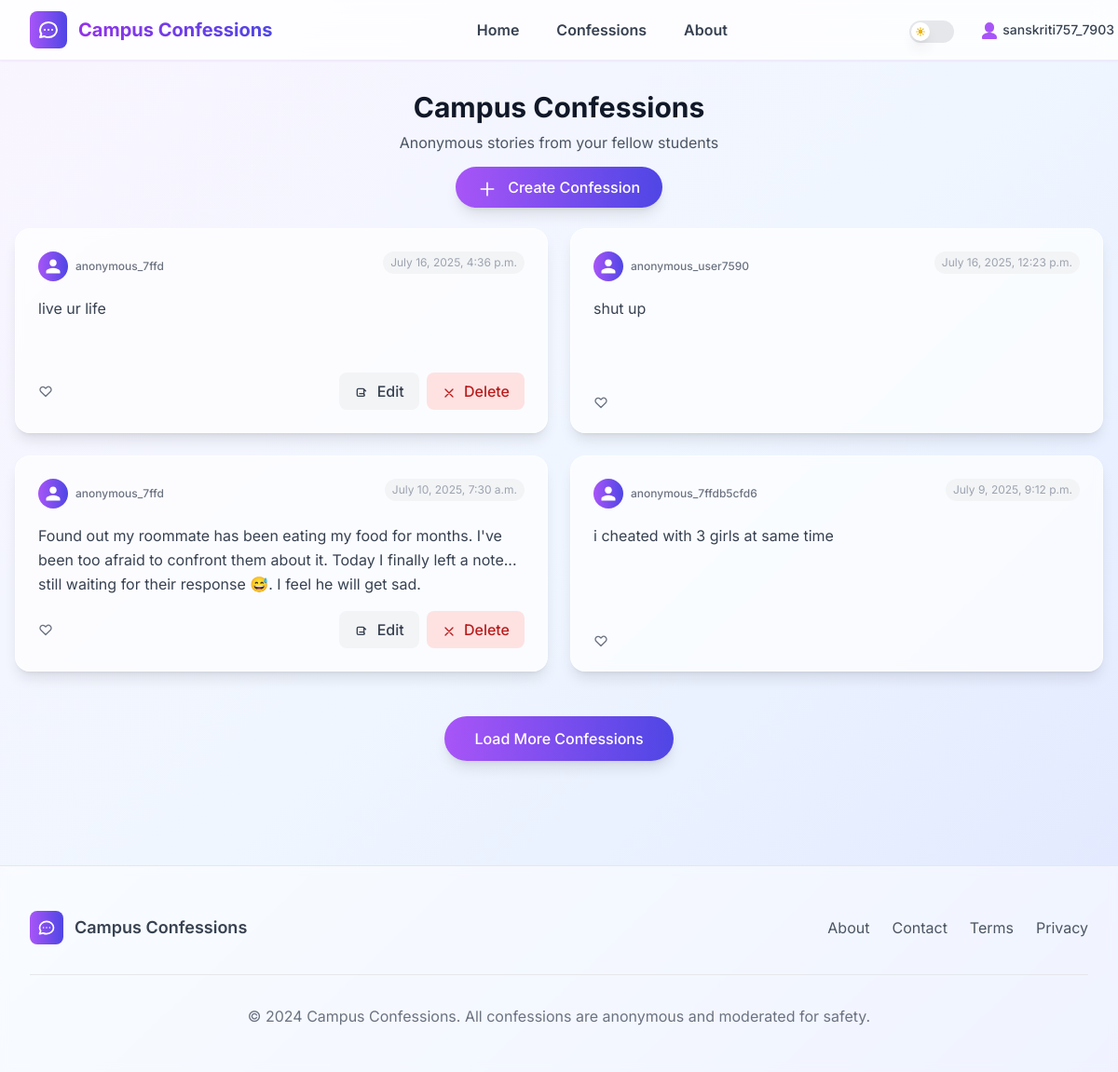
Screenshot of /confessions/confessions/ (signed in) with the database file from the repository.
### confessions/models.py (models this page shows, shortened)
class Confession(models.Model):
    user = models.ForeignKey(User, on_delete=models.CASCADE)
    content = models.TextField()
    created_at = models.DateTimeField(auto_now_add=True)
    likes = models.PositiveIntegerField(default=0)

### accounts/models.py (models this page shows, shortened)
class Profile(models.Model):
    user = models.OneToOneField(User, on_delete=models.CASCADE)
    college = models.CharField(max_length=100)
    anonymous_id = models.CharField(max_length=100, unique=True, blank=True, null=True, help_text="A unique anonymous ID for the user.")

### confessions/views.py (the view)
# urls.py: path("confessions/",include("confessions.urls"))
def confessions(request):
    all_confessions=Confession.objects.all().order_by('-created_at')
    if request.GET.get("create"):
        return render(request, 'confessions/confessions.html',
                      {"confessions":all_confessions,
                       "show_modal":True,
                       "confession":None})
    if request.GET.get("edit"):
        confession=Confession.objects.get(id=request.GET.get("edit"))
        return render(request, 'confessions/confessions.html',
                      {"confessions":all_confessions,
                       "show_modal":True,
                       "confession":confession})
    return render(request, 'confessions/confessions.html',{"confessions":all_confessions})

### templates/confessions/confessions.html (shortened to what this page needs)
{% extends "base.html" %}
{% block content %}
<div class="max-w-7xl mx-auto px-2 sm:px-4 md:px-6 lg:px-4 xl:px-0 py-8">
    <div class="text-center mb-8">
        <h1 class="text-3xl font-bold text-gray-900 dark:text-white mb-2">Campus Confessions</h1>
        <p class="text-gray-600 dark:text-gray-400 mb-6">Anonymous stories from your fellow students</p>
             <a href="?create=true" type="submit" id="createConfessionBtn" class="bg-gradient-to-r from-purple-500 to-indigo-600 text-white px-6 py-3 rounded-full font-medium hover:from-purple-600 hover:to-indigo-700 transform hover:scale-105 transition-all duration-200 shadow-lg hover:shadow-xl">
                 <svg class="w-5 h-5 inline-block mr-2" fill="none" stroke="currentColor" viewBox="0 0 24 24">
                     <path stroke-linecap="round" stroke-linejoin="round" stroke-width="2" d="M12 4v16m8-8H4"/>
                 </svg>
                 Create Confession
             </a>
    </div>
    <div class="grid grid-cols-1 lg:grid-cols-2 gap-6">
        {% for confession in confessions %}
        <div class="confession-card bg-white/70 dark:bg-gray-800/70 backdrop-blur-sm rounded-2xl p-6 shadow-lg hover:shadow-2xl dark:hover:shadow-purple-500/10 transition-all duration-300 transform hover:-translate-y-2 border border-white/50 dark:border-gray-700/50 hover:border-purple-200 dark:hover:border-purple-500/30 flex flex-col h-full min-h-[220px]">
            <div class="flex-1 flex flex-col">
                <div class="flex items-start justify-between mb-4">
                    <div class="flex items-center space-x-2">
                        <div class="w-8 h-8 bg-gradient-to-r from-purple-500 to-indigo-600 rounded-full flex items-center justify-center">
                            <svg class="w-5 h-5 text-white" fill="currentColor" viewBox="0 0 24 24">
                                <path d="M12 12c2.7 0 4.5-1.8 4.5-4.5S14.7 3 12 3 7.5 4.8 7.5 7.5 9.3 12 12 12zm0 2c-3 0-9 1.5-9 4.5V21h18v-2.5c0-3-6-4.5-9-4.5z"/>
                            </svg>
                        </div>
                        <span class="text-xs text-gray-500 dark:text-gray-400 font-medium">{{confession.user.profile.anonymous_id}}</span>
                    </div>
                    <span class="text-xs text-gray-400 dark:text-gray-500 bg-gray-100 dark:bg-gray-700 px-2 py-1 rounded-full transition-colors duration-300">{{confession.created_at}}</span>
                </div>
                <p class="text-gray-700 dark:text-gray-200 leading-relaxed transition-colors duration-300">
                    {{confession.content}}
                </p>
            </div>
            <div class="mt-4 flex items-center justify-between">
                <div class="flex items-center space-x-2">
                    <button class="flex items-center space-x-1 text-gray-500 dark:text-gray-400 hover:text-red-500 dark:hover:text-red-400 transition-colors group">
                    </button>
                </div>
                <div class="flex items-center space-x-2">
                    {% if confession.user == request.user %}
                    <a href="?edit={{confession.id}}" class="px-4 py-2 rounded-lg bg-gray-100 dark:bg-gray-700 text-gray-700 dark:text-gray-300 hover:bg-purple-100 dark:hover:bg-purple-900/30 font-medium transition-all duration-200">
                        <svg class="w-4 h-4 inline-block mr-1" fill="none" stroke="currentColor" viewBox="0 0 24 24">
                            <path stroke-linecap="round" stroke-linejoin="round" stroke-width="2" d="M15.232 5.232l3.536 3.536M9 13h6m2 2a2 2 0 01-2 2H7a2 2 0 01-2-2V7a2 2 0 012-2h7a2 2 0 012 2v8z" />
                        </svg>
                        Edit
                    </a>
                    <a href="{% url 'delete_confession' confession.id %}" class="px-4 py-2 rounded-lg bg-red-100 dark:bg-red-900/30 text-red-700 dark:text-red-300 hover:bg-red-200 dark:hover:bg-red-900/50 font-medium transition-all duration-200">
                        <svg class="w-4 h-4 inline-block mr-1" fill="none" stroke="currentColor" viewBox="0 0 24 24">
                            <path stroke-linecap="round" stroke-linejoin="round" stroke-width="2" d="M6 18L18 6M6 6l12 12" />
                        </svg>
                        Delete
                    </a>
                    {% endif %}
                </div>
            </div>
        </div>
        {% endfor %}
    </div>
    <div class="text-center mt-12">
        <button class="bg-gradient-to-r from-purple-500 to-indigo-600 text-white px-8 py-3 rounded-full font-medium hover:from-purple-600 hover:to-indigo-700 transform hover:scale-105 transition-all duration-200 shadow-lg hover:shadow-xl">
            Load More Confessions
        </button>
    </div>
</div>
{% endblock %}

### templates/base.html (shortened to what this page needs)
<!DOCTYPE html>
<html lang="en">
</head>
    <script src="https://cdn.tailwindcss.com"></script>
    {% load static %}
    <link rel="stylesheet" href="{% static 'css/main.css' %}">
</head>
<body class="font-inter bg-gradient-to-br from-purple-50 via-blue-50 to-indigo-100 dark:from-black dark:via-slate-900 dark:to-black min-h-screen transition-all duration-300">
    <nav class="bg-white/80 dark:bg-slate-800 backdrop-blur-md shadow-sm sticky top-0 z-50 border-b border-purple-100 dark:border-purple-800 transition-all duration-300">
        <div class="max-w-7xl mx-auto px-4 sm:px-6 lg:px-8">
            <div class="flex justify-between items-center h-16">
                <div class="flex items-center">
                    <div class="flex-shrink-0 flex items-center">
                        <div class="bg-gradient-to-r from-purple-500 to-indigo-600 rounded-lg p-2 mr-3">
                        </div>
                        <h1 class="text-xl font-bold bg-gradient-to-r from-purple-600 to-indigo-600 bg-clip-text text-transparent">
                        </h1>
                    </div>
                </div>
                <div class="hidden md:block flex-1">
                    <div class="ml-10 flex flex-wrap items-center gap-x-4 gap-y-2 justify-center md:justify-between w-full">
                        <div class="flex flex-wrap gap-x-4 gap-y-2 items-center justify-center md:justify-center flex-1">
                            <a href="{% url 'home' %}" class="text-gray-700 dark:text-gray-300 hover:text-purple-600 dark:hover:text-purple-400 px-3 py-2 rounded-md text-base font-semibold transition-colors duration-200">Home</a>
                            <a href="{% url 'confession' %}" class="text-gray-700 dark:text-gray-300 hover:text-purple-600 dark:hover:text-purple-400 px-3 py-2 rounded-md text-base font-semibold transition-colors duration-200">Confessions</a>
                            <a href="#about" class="text-gray-700 dark:text-gray-300 hover:text-purple-600 dark:hover:text-purple-400 px-3 py-2 rounded-md text-base font-semibold transition-colors duration-200">About</a>
                        </div>
                        <button id="theme-toggle" class="relative flex items-center justify-center w-12 h-6 bg-gray-200 dark:bg-gray-700 rounded-full transition-all duration-300 hover:scale-105 focus:outline-none focus:ring-2 focus:ring-purple-500 focus:ring-offset-2 dark:focus:ring-offset-gray-800 align-middle self-center order-2 md:order-none" aria-label="Toggle theme" style="min-width:3rem; min-height:1.5rem; top:0.1rem; position:relative;">
                            <div id="theme-toggle-dot" class="absolute flex items-center justify-center w-5 h-5 bg-white dark:bg-gray-800 rounded-full shadow-lg transform transition-all duration-300 -translate-x-3 dark:translate-x-3">
                            </div>
                        </button>
                        {% if request.user.is_authenticated %}
                        <div class="relative group flex items-center self-center order-3 md:order-none">
                            <div class="flex items-center text-gray-700 dark:text-gray-300 hover:text-purple-600 dark:hover:text-purple-400 px-3 py-2 rounded-md text-sm font-medium transition-colors duration-200 cursor-pointer">
                                <svg class="w-5 h-5 mr-1 text-purple-500" fill="currentColor" viewBox="0 0 20 20">
                                    <path d="M10 2a5 5 0 015 5v1a5 5 0 01-10 0V7a5 5 0 015-5zm0 11c-4.418 0-8 2.239-8 5v1a1 1 0 001 1h14a1 1 0 001-1v-1c0-2.761-3.582-5-8-5z"/>
                                </svg>
                                <span class="hidden md:inline">{{request.user.username}}</span>
                            </div>
                        </div>
                        {% endif %}
                    </div>
                </div>
            </div>
        </div>
    </nav>
    <main>
        {% block content %}
        {% endblock %}
    </main>
    <footer class="bg-white/50 dark:bg-gray-800/50 backdrop-blur-sm border-t border-gray-200 dark:border-gray-700 mt-20 transition-all duration-300">
        <div class="max-w-7xl mx-auto px-4 sm:px-6 lg:px-8 py-12">
            <div class="flex flex-col md:flex-row justify-between items-center">
                <div class="flex items-center mb-4 md:mb-0">
                    <div class="bg-gradient-to-r from-purple-500 to-indigo-600 rounded-lg p-2 mr-3">
                    </div>
                    <span class="text-lg font-semibold text-gray-700 dark:text-gray-300">Campus Confessions</span>
                </div>
                <div class="flex space-x-6">
                    <a href="#" class="text-gray-600 dark:text-gray-400 hover:text-purple-600 dark:hover:text-purple-400 transition-colors duration-200">About</a>
                    <a href="#" class="text-gray-600 dark:text-gray-400 hover:text-purple-600 dark:hover:text-purple-400 transition-colors duration-200">Contact</a>
                    <a href="#" class="text-gray-600 dark:text-gray-400 hover:text-purple-600 dark:hover:text-purple-400 transition-colors duration-200">Terms</a>
                    <a href="#" class="text-gray-600 dark:text-gray-400 hover:text-purple-600 dark:hover:text-purple-400 transition-colors duration-200">Privacy</a>
                </div>
            </div>
            <div class="mt-8 pt-8 border-t border-gray-200 dark:border-gray-700 text-center">
                <p class="text-gray-500 dark:text-gray-400">
                    © 2024 Campus Confessions. All confessions are anonymous and moderated for safety.
                </p>
            </div>
        </div>
    </footer>
</body>
</html>

### static/css/main.css (style rules this page uses)
* { transition-property: color, background-color, border-color, text-decoration-color, fill, stroke, opacity, box-shadow, transform, filter, backdrop-filter; transition-timing-function: cubic-bezier(0.4, 0, 0.2, 1); transition-duration: 200ms; }
#theme-toggle-dot, #mobile-theme-toggle-dot { transition: transform 0.3s cubic-bezier(0.4, 0, 0.2, 1); }
.backdrop-blur-sm { backdrop-filter: blur(4px); }
.backdrop-blur-md { backdrop-filter: blur(12px); }
.bg-clip-text { background-clip: text; -webkit-background-clip: text; -webkit-text-fill-color: transparent; }

### rows the page displays
Confession: user.profile.anonymous_id "anonymous_7ffd", created_at "July 16, 2025, 4:36 p.m.", content "live ur life"
Confession: user.profile.anonymous_id "anonymous_user7590", created_at "July 16, 2025, 12:23 p.m.", content "shut up"
Confession: user.profile.anonymous_id "anonymous_7ffd", created_at "July 10, 2025, 7:30 a.m.", content "Found out my roommate has been eating my food for months. I've been too afraid to confront them about it. Today I finally left a note... still waiting for their response 😅. I feel he will get sad."
Confession: user.profile.anonymous_id "anonymous_7ffdb5cfd6", created_at "July 9, 2025, 9:12 p.m.", content "i cheated with 3 girls at same time"

### other values shown
{{ request.user.username }} "sanskriti757_7903"
